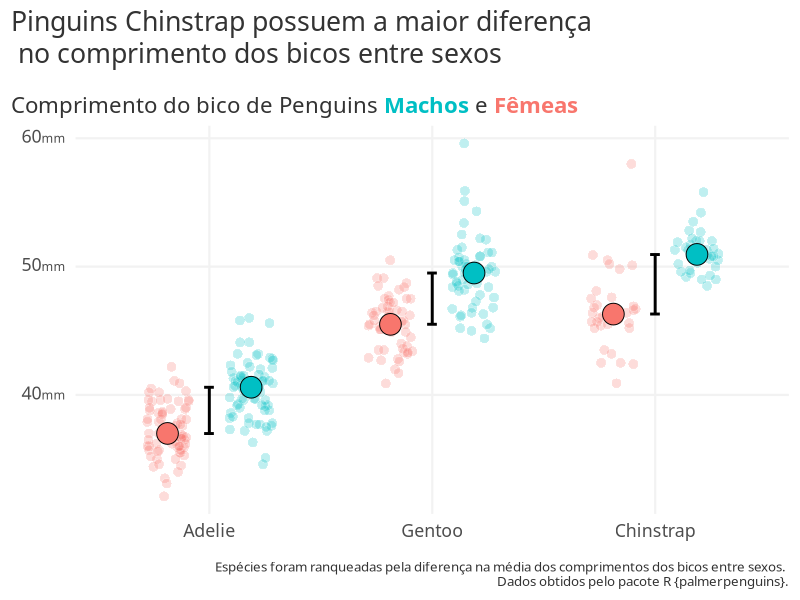
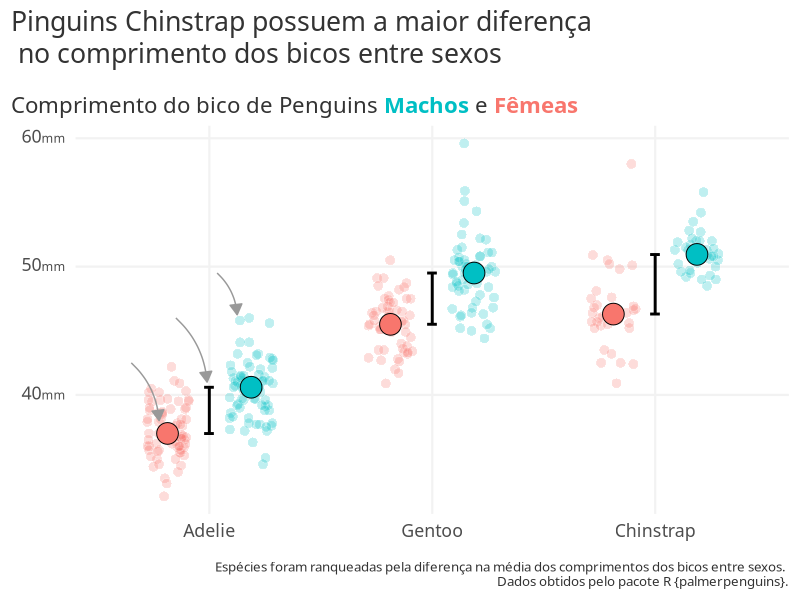
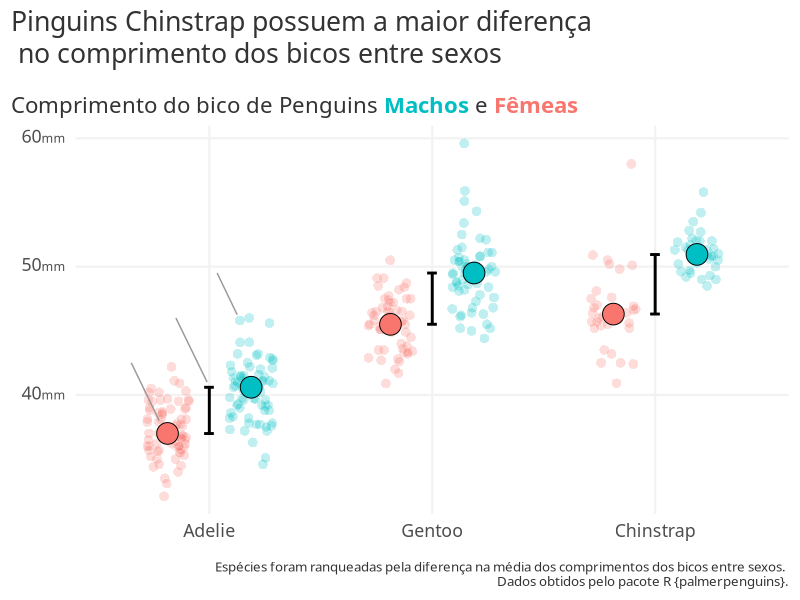
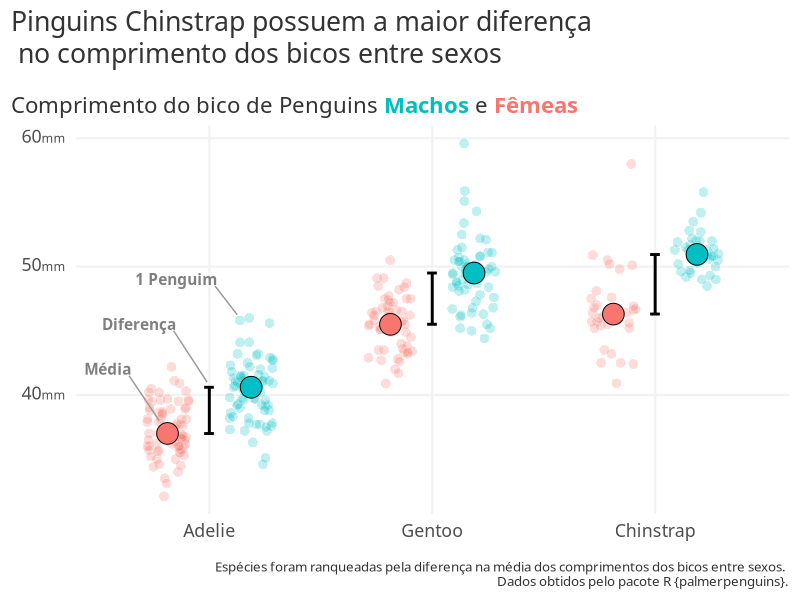
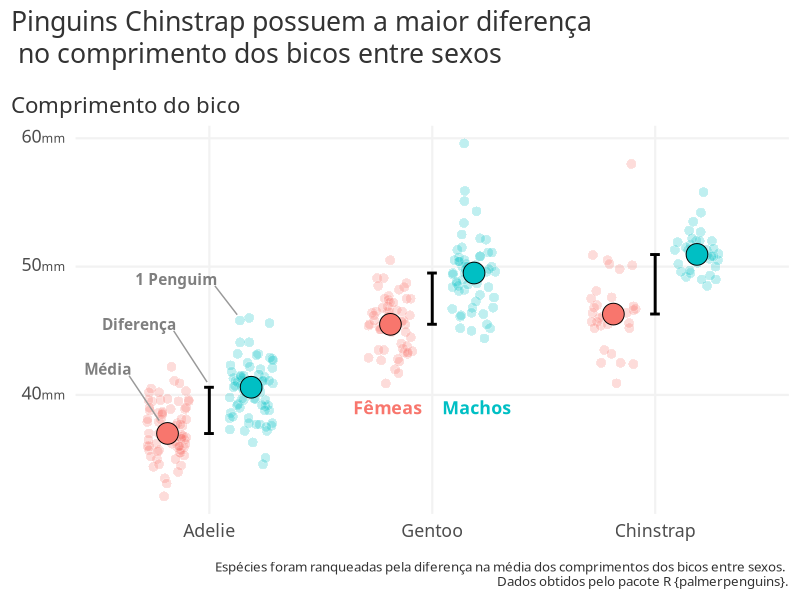

Write R code to recreate these figures, in order.
## ---- chunk 1
# carregar dados
penguins <- palmerpenguins::penguins |>
  dplyr::filter(!is.na(sex)) |>
  dplyr::mutate(
    group_median_bill_length = median(bill_length_mm),
    .by = c(species, sex)
  ) |>
  dplyr::mutate(
    species = forcats::fct_reorder(
      species,
      group_median_bill_length,
      .fun = \(x) unique(x) |>
        diff() |>
        abs()
    )
  )

# carregar oobjeto com o texto de rodapé
caption_text <- "Espécies foram ranqueadas pela diferença na média dos comprimentos dos bicos entre sexos. \n Dados obtidos pelo pacote R {palmerpenguins}."

## ---- chunk 2

cores <- scales::hue_pal()(2)
names(cores) <- c("female", "male")

subtitle_css_text <- glue::glue(
  "Comprimento do bico de Penguins ",
  "<span style='color: {cores['male']};'>**Machos**</span>",
  " e ",
  "<span style='color: {cores['female']};'>**Fêmeas**</span>"
)
suffix_css_text <- "<span style='font-size:12px;'>mm</span>"


# criar uma função para fazer a customização do gráfico
scales_theme_labs <- function(my_ggplot) {
  my_ggplot +
    ggplot2::theme_minimal(
      base_size = 16,
      base_family = "Source Sans Pro"
    ) +
    ggplot2::theme(
      plot.title.position = "plot",
      plot.caption.position = "plot",
      text = ggplot2::element_text(color = "grey20"),
      plot.title = ggplot2::element_text(lineheight = 1),
      plot.subtitle = ggtext::element_markdown(
        margin = ggplot2::margin(t = 4, b = 2, unit = "mm")
      ),
      plot.caption = ggplot2::element_text(size = ggplot2::rel(0.6)),
      panel.grid.minor = ggplot2::element_blank(),
      panel.grid.major = ggplot2::element_line(
        color = "grey95",
        linewidth = 0.75
      ),
      axis.text.y = ggtext::element_markdown(),
      legend.position = "none"
    ) +
    ggplot2::labs(
      x = ggplot2::element_blank(),
      y = ggplot2::element_blank(),
      subtitle = subtitle_css_text,
      fill = "Sexo",
      title = "Pinguins Chinstrap possuem a maior diferença \n no comprimento dos bicos entre sexos",
      caption = caption_text
    ) +
    ggplot2::scale_fill_manual(
      values = cores,
      labels = \(x) stringr::str_to_title(x)
    ) +
    ggplot2::scale_y_continuous(labels = scales::label_number(suffix = suffix_css_text))
}


# calcular a média por sexo e espécie para adicionar no gráfico
median_bill_length <- penguins |>
  # dplyr::group_by(sex, species) |>
  dplyr::summarise(
    median_bill_length = median(bill_length_mm),
    .by = c(sex, species)
  )


# criar um novo design para o gráfico
new_design <- penguins |>
  ggplot2::ggplot(
    mapping = ggplot2::aes(
      x = species,
      y = bill_length_mm,
      fill = sex
    )
  ) +
  # modificar os pontos
  ggplot2::geom_point(
    size = 3,
    alpha = 0.25, # diminuir a opacidade
    shape = 21,
    color = "white", # alterar a borda dos pontos para branco
    position = ggplot2::position_jitterdodge(seed = 34543)
  ) +
  # adicionar as médias como pontos
  ggplot2::geom_point(
    data = median_bill_length,
    ggplot2::aes(y = median_bill_length),
    size = 7,
    shape = 21,
    color = "black",
    position = ggplot2::position_dodge(width = 0.75)
  ) +
  # adicionar a média como linha
  ggplot2::geom_line(
    data = median_bill_length,
    ggplot2::aes(y = median_bill_length, group = species),
    col = "black",
    linewidth = 1
  ) +
  # adicionar pontos  na ponta das linhas de médias
  ggplot2::geom_point(
    data = median_bill_length,
    ggplot2::aes(y = median_bill_length, group = species),
    col = "black",
    shape = "-",
    size = 10
  )

new_design |> scales_theme_labs()

## ---- chunk 3

# plot com curvas
new_design_with_lines <- new_design +
  ggplot2::annotate(
    geom = "curve", # tipo de linha a ser usada, nesse caso é uma curva
    # adicionar local onde as linhas devem ser plotadas
    # coordenadas para cada linha, como serão 3 coordenadas, então é um vetor númerico com 3 valores
    x = c(0.65, 0.85, 1.035),
    xend = c(0.775, 0.99, 1.125),
    y = c(42.5, 46, 49.5),
    yend = c(38, 41, 46.25),
    color = "grey60",
    # curvature = 0.2, # fazer a linha ficar curva
    curvature = -0.2, # inverter a direção da curva na linha
    # transformar as linhas em flechas
    arrow = ggplot2::arrow(
      length = ggplot2::unit(0.3, "cm"),  # tamanho da flecha
      type = "closed" # deixar a cabeça da flecha fechada
    )
  )

new_design_with_lines |> scales_theme_labs()


# plot com linhas
new_design_with_lines <- new_design +
  ggplot2::annotate(
    geom = "segment", # tipo de linha a ser usada, nesse caso é uma linha simples
    # adicionar local onde as linhas devem ser plotadas
    # coordenadas para cada linha, como serão 3 coordenadas, então é um vetor númerico com 3 valores
    x = c(0.65, 0.85, 1.035),
    xend = c(0.775, 0.99, 1.125),
    y = c(42.5, 46, 49.5),
    yend = c(38, 41, 46.25),
    color = "grey60"
  )

new_design_with_lines |> scales_theme_labs()
## ---- chunk 4

new_design_with_lines_and_text <- new_design + 
  ggplot2::annotate(
    geom = "segment",
    x = c(0.65, 0.85, 1.035) - 0.01, # alterando um pouco o X
    xend = c(0.775, 0.99, 1.125),
    y = c(42.5, 46, 49.5) - 1, # alterando um pouco o Y
    yend = c(38, 41, 46.25),
    color = "grey60"
  ) +
  # usar as mesmas coordenadas para adicionar o texto,
  # nesse caso apenas x e y pq nao tem começo e fim
  ggplot2::annotate(
    geom = "text",
    x = c(0.65, 0.85, 1.035),
    y = c(42.5, 46, 49.5),
    label = c("Média", "Diferença", "1 Penguim"),
    color = "grey50",
    hjust = 1,
    vjust = 1,
    family = "Source Sans Pro",
    fontface = "bold"
  )


new_design_with_lines_and_text |> scales_theme_labs()

## ---- chunk 5
## Opcional
# eu preferi muito mais a versão anterior, com a legenda no subtítulo

new_design_direct_labels <- new_design + 
  ggplot2::annotate(
    geom = "segment",
    x = c(0.65, 0.85, 1.035) - 0.01, # alterando um pouco o X
    xend = c(0.775, 0.99, 1.125),
    y = c(42.5, 46, 49.5) - 1, # alterando um pouco o Y
    yend = c(38, 41, 46.25),
    color = "grey60"
  ) +
  # usar as mesmas coordenadas para adicionar o texto,
  # nesse caso apenas x e y pq nao tem começo e fim
  ggplot2::annotate(
    geom = "text",
    x = c(0.65, 0.85, 1.035),
    y = c(42.5, 46, 49.5),
    label = c("Média", "Diferença", "1 Penguim"),
    color = "grey50",
    hjust = 1,
    vjust = 1,
    family = "Source Sans Pro",
    fontface = "bold"
  ) +
  # adicionar o texto diretamente no gráfico
  ggplot2::annotate(
    geom = "text",
    x = 2 + 0.2 * c(-1, 1),
    y = 39.5,
    label = c("Fêmeas", "Machos"),
    color = cores,
    vjust = 1,
    family = "Source Sans Pro",
    fontface = "bold",
    size = 4.5
  )

# usar novamente o labs para sobrescrever o subtítulo
scales_theme_labs(new_design_direct_labels) +
  ggplot2::labs(subtitle = "Comprimento do bico")

